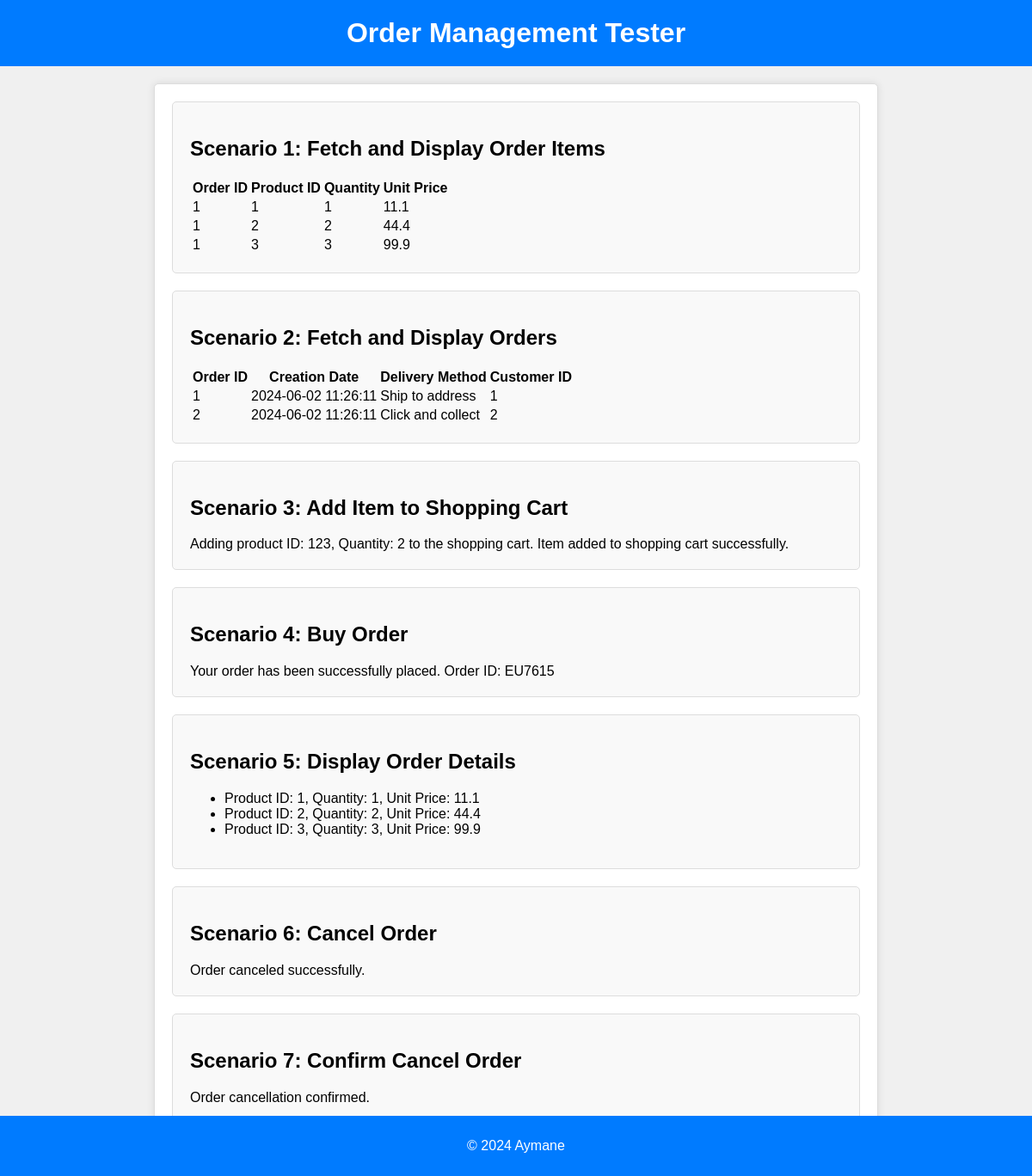
Screenshot of /tests/tester-orderdao.php with the database file from the repository.
### tables this page shows
CREATE TABLE orderitems (
    orderId INTEGER NOT NULL references orders(id) ON DELETE cascade ON UPDATE cascade,
    productId INTEGER NOT NULL references products(id) ON DELETE restrict ON UPDATE cascade,
    quantity INTEGER NOT NULL,
    unitPrice FLOAT NOT NULL,
    PRIMARY KEY (orderId, productId)
);

CREATE TABLE orders (
    id INTEGER PRIMARY KEY AUTO_INCREMENT,
    creationDate DATETIME DEFAULT CURRENT_TIMESTAMP,
    delMethod VARCHAR(50) NOT NULL,
    customer INTEGER references users(id) ON DELETE restrict ON UPDATE cascade
);

### tests/tester-orderdao.php (the view, shortened to what this page needs)
<!DOCTYPE html>
<html lang="en">
<head>
    <link rel="stylesheet" href="./../css/tester-styles.css">
</head>
<body>
    <header>
        <h1>Order Management Tester</h1>
    </header>
    <main>
        <section class="scenario">
            <h2>Scenario 1: Fetch and Display Order Items</h2>
            <?php
            $servername = "localhost";
            $username = "testerusr";
            $password = "testerpsw";
            $dbname = "ecommerce";
            $conn = new mysqli($servername, $username, $password, $dbname);
            $sql = "SELECT * FROM orderitems";
            $result = $conn->query($sql);
            if ($result->num_rows > 0) {
                echo "<table><thead><tr><th>Order ID</th><th>Product ID</th><th>Quantity</th><th>Unit Price</th></tr></thead><tbody>";
                while ($row = $result->fetch_assoc()) {
                    echo "<tr><td>" . $row["orderId"] . "</td><td>" . $row["productId"] . "</td><td>" . $row["quantity"] . "</td><td>" . $row["unitPrice"] . "</td></tr>";
                }
                echo "</tbody></table>";
            } else {
                echo "0 results";
            }
            ?>
        </section>
        <section class="scenario">
            <h2>Scenario 2: Fetch and Display Orders</h2>
            <?php
            $conn = new mysqli($servername, $username, $password, $dbname);
            $sql = "SELECT * FROM orders";
            $result = $conn->query($sql);
            if ($result->num_rows > 0) {
                echo "<table><thead><tr><th>Order ID</th><th>Creation Date</th><th>Delivery Method</th><th>Customer ID</th></tr></thead><tbody>";
                while ($row = $result->fetch_assoc()) {
                    echo "<tr><td>" . $row["id"] . "</td><td>" . $row["creationDate"] . "</td><td>" . $row["delMethod"] . "</td><td>" . $row["customer"] . "</td></tr>";
                }
                echo "</tbody></table>";
            } else {
                echo "0 results";
            }
            ?>
        </section>
        <section class="scenario">
            <h2>Scenario 3: Add Item to Shopping Cart</h2>
            <?php
            $product_id = 123;
            $quantity = 2;
            addItemToCart($product_id, $quantity);
            echo "Item added to shopping cart successfully.";
            function addItemToCart($product_id, $quantity)
            {
                echo "Adding product ID: $product_id, Quantity: $quantity to the shopping cart. ";
            }
            ?>
        </section>
        <section class="scenario">
            <h2>Scenario 4: Buy Order</h2>
            <?php
            buyOrder();
            function buyOrder()
            {
                $completedOrderId = rand(1000, 9999);
                if ($completedOrderId) {
                    echo "Your order has been successfully placed. Order ID: EU{$completedOrderId}";
                } else {
                    echo "Failed to place the order. Please try again later.";
                }
            }
            ?>
        </section>
        <section class="scenario">
            <h2>Scenario 5: Display Order Details</h2>
            <?php
            $conn = new mysqli($servername, $username, $password, $dbname);
            $sql = "SELECT * FROM orderitems WHERE orderId = 1";
            $result = $conn->query($sql);
            if ($result->num_rows > 0) {
                echo "<ul>";
                while ($row = $result->fetch_assoc()) {
                    echo "<li>Product ID: " . $row["productId"] . ", Quantity: " . $row["quantity"] . ", Unit Price: " . $row["unitPrice"] . "</li>";
                }
                echo "</ul>";
            } else {
                echo "No order details found.";
            }
            ?>
        </section>
        <section class="scenario">
            <h2>Scenario 6: Cancel Order</h2>
            <?php
            $conn = new mysqli($servername, $username, $password, $dbname);
            $sql = "DELETE FROM orders WHERE id = 1";
            if ($conn->query($sql) === TRUE) {
                echo "Order canceled successfully.";
            } else {
                echo "Error canceling order: " . $conn->error;
            }
            ?>
        </section>
        <section class="scenario">
            <h2>Scenario 7: Confirm Cancel Order</h2>
            <?php
            echo "Order cancellation confirmed.";
            ?>
        </section>
    </main>
    <footer>
        <p>&copy; <?php echo date('Y'); ?> Aymane</p>
    </footer>
</body>
</html>

### css/tester-styles.css (style rules this page uses)
body { font-family: Arial, sans-serif; margin: 0; padding: 0; background-color: #f0f0f0; }
header { background-color: #007bff; color: #fff; text-align: center; padding: 20px 0; }
header h1 { margin: 0; }
main { max-width: 800px; margin: 20px auto; padding: 20px; background-color: #fff; border: 1px solid #ddd; border-radius: 5px; box-shadow: 0 0 10px rgba(0, 0, 0, 0.1); }
section.scenario { margin-bottom: 20px; padding: 20px; background-color: #f9f9f9; border: 1px solid #ddd; border-radius: 5px; }
footer { text-align: center; padding: 10px 0; background-color: #007bff; color: #fff; position: fixed; bottom: 0; width: 100%; }

### rows the page displays
orderitems: orderId "1", productId "1", quantity "1", unitPrice "11.1"
orderitems: orderId "1", productId "2", quantity "2", unitPrice "44.4"
orderitems: orderId "1", productId "3", quantity "3", unitPrice "99.9"
orders: id "1", creationDate "2024-06-02 11:26:11", delMethod "Ship to address", customer "1"
orders: id "2", creationDate "2024-06-02 11:26:11", delMethod "Click and collect", customer "2"

### other values shown
$product_id "123"
$quantity "2"
